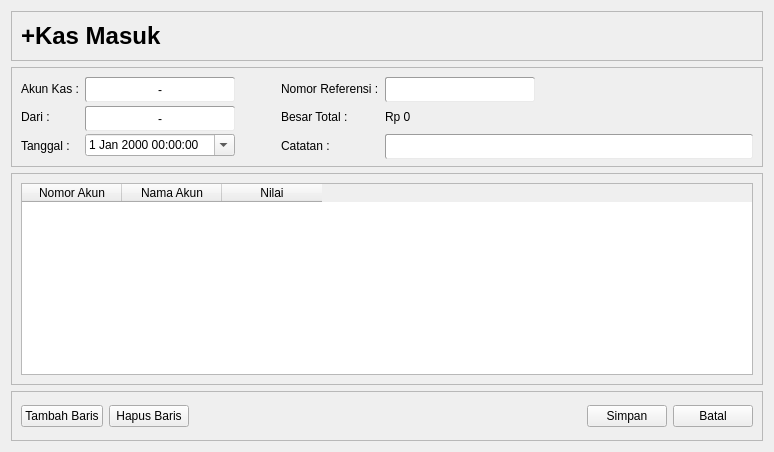
  <widget class="QWidget" name="st_KasMasuk_Tambah">
   <layout class="QVBoxLayout" name="ivl_KasMasuk_Tambah">
    <item>
     <widget class="QFrame" name="fr_KasMasuk_Tambah_T">
      <property name="sizePolicy">
       <sizepolicy hsizetype="Preferred" vsizetype="Preferred">
        <horstretch>0</horstretch>
        <verstretch>1</verstretch>
       </sizepolicy>
      </property>
      <property name="minimumSize">
       <size>
        <width>0</width>
        <height>50</height>
       </size>
      </property>
      <property name="maximumSize">
       <size>
        <width>16777215</width>
        <height>50</height>
       </size>
      </property>
      <property name="frameShape">
       <enum>QFrame::StyledPanel</enum>
      </property>
      <property name="frameShadow">
       <enum>QFrame::Raised</enum>
      </property>
      <layout class="QHBoxLayout" name="horizontalLayout">
       <item>
        <widget class="QLabel" name="lb_KasMasuk_Judul_2">
         <property name="sizePolicy">
          <sizepolicy hsizetype="Preferred" vsizetype="Preferred">
           <horstretch>0</horstretch>
           <verstretch>1</verstretch>
          </sizepolicy>
         </property>
         <property name="minimumSize">
          <size>
           <width>300</width>
           <height>0</height>
          </size>
         </property>
         <property name="maximumSize">
          <size>
           <width>300</width>
           <height>16777215</height>
          </size>
         </property>
         <property name="font">
          <font>
           <pointsize>18</pointsize>
           <weight>75</weight>
           <italic>false</italic>
           <bold>true</bold>
          </font>
         </property>
         <property name="text">
          <string>+Kas Masuk</string>
         </property>
        </widget>
       </item>
       <item>
        <spacer name="hs_KasMasuk">
         <property name="orientation">
          <enum>Qt::Horizontal</enum>
         </property>
         <property name="sizeHint" stdset="0">
          <size>
           <width>432</width>
           <height>20</height>
          </size>
         </property>
        </spacer>
       </item>
      </layout>
     </widget>
    </item>
    <item>
     <widget class="QFrame" name="fr_KasMasuk_Tambah_Form">
      <property name="sizePolicy">
       <sizepolicy hsizetype="Preferred" vsizetype="Preferred">
        <horstretch>1</horstretch>
        <verstretch>1</verstretch>
       </sizepolicy>
      </property>
      <property name="maximumSize">
       <size>
        <width>16777215</width>
        <height>100</height>
       </size>
      </property>
      <property name="styleSheet">
       <string notr="true">QLineEdit,QPushButton{border-style:inset;border-width:1px;border-radius:2px;border-color:rgb(156, 156, 156);background-color:#ffffff;min-height:23px;}</string>
      </property>
      <property name="frameShape">
       <enum>QFrame::StyledPanel</enum>
      </property>
      <property name="frameShadow">
       <enum>QFrame::Raised</enum>
      </property>
      <layout class="QGridLayout" name="gridLayout">
       <item row="3" column="0">
        <widget class="QLabel" name="lb_KasMasuk_Tambah_Form_Tanggal">
         <property name="text">
          <string>Tanggal :</string>
         </property>
        </widget>
       </item>
       <item row="2" column="2">
        <widget class="QPushButton" name="tb_KasMasuk_Tambah_Form_Penyetor">
         <property name="minimumSize">
          <size>
           <width>150</width>
           <height>25</height>
          </size>
         </property>
         <property name="maximumSize">
          <size>
           <width>150</width>
           <height>16777215</height>
          </size>
         </property>
         <property name="text">
          <string>-</string>
         </property>
        </widget>
       </item>
       <item row="2" column="6">
        <spacer name="hs_KasMasuk_Tambah_Form_2">
         <property name="orientation">
          <enum>Qt::Horizontal</enum>
         </property>
         <property name="sizeHint" stdset="0">
          <size>
           <width>40</width>
           <height>20</height>
          </size>
         </property>
        </spacer>
       </item>
       <item row="1" column="6">
        <spacer name="hs_KasMasuk_Tambah_Form">
         <property name="orientation">
          <enum>Qt::Horizontal</enum>
         </property>
         <property name="sizeHint" stdset="0">
          <size>
           <width>40</width>
           <height>20</height>
          </size>
         </property>
        </spacer>
       </item>
       <item row="1" column="2">
        <widget class="QPushButton" name="tb_KasMasuk_Tambah_Form_NoAkun">
         <property name="minimumSize">
          <size>
           <width>150</width>
           <height>25</height>
          </size>
         </property>
         <property name="maximumSize">
          <size>
           <width>150</width>
           <height>16777215</height>
          </size>
         </property>
         <property name="text">
          <string>-</string>
         </property>
        </widget>
       </item>
       <item row="3" column="5" colspan="2">
        <widget class="QLineEdit" name="le_KasMasuk_Tambah_Form_Catatan">
         <property name="sizePolicy">
          <sizepolicy hsizetype="Expanding" vsizetype="Maximum">
           <horstretch>1</horstretch>
           <verstretch>0</verstretch>
          </sizepolicy>
         </property>
         <property name="maximumSize">
          <size>
           <width>500</width>
           <height>16777215</height>
          </size>
         </property>
        </widget>
       </item>
       <item row="1" column="0">
        <widget class="QLabel" name="lb_KasMasuk_Tambah_Form_NoAkun">
         <property name="text">
          <string>Akun Kas :</string>
         </property>
        </widget>
       </item>
       <item row="2" column="0">
        <widget class="QLabel" name="lb_KasMasuk_Tambah_Form_Penyetor">
         <property name="text">
          <string>Dari :</string>
         </property>
        </widget>
       </item>
       <item row="2" column="5">
        <widget class="QLabel" name="lb_KasMasuk_Tambah_Form_Nilai">
         <property name="minimumSize">
          <size>
           <width>150</width>
           <height>0</height>
          </size>
         </property>
         <property name="maximumSize">
          <size>
           <width>150</width>
           <height>16777215</height>
          </size>
         </property>
         <property name="text">
          <string>Rp 0</string>
         </property>
        </widget>
       </item>
       <item row="2" column="4">
        <widget class="QLabel" name="lb_KasMasuk_Tambah_Form_LabelNilai">
         <property name="text">
          <string>Besar Total :</string>
         </property>
        </widget>
       </item>
       <item row="3" column="4">
        <widget class="QLabel" name="lb_KasMasuk_Tambah_Form_Catatan">
         <property name="text">
          <string>Catatan :</string>
         </property>
        </widget>
       </item>
       <item row="1" column="5">
        <widget class="QLineEdit" name="le_KasMasuk_Tambah_Form_Nomor">
         <property name="minimumSize">
          <size>
           <width>150</width>
           <height>25</height>
          </size>
         </property>
         <property name="maximumSize">
          <size>
           <width>150</width>
           <height>16777215</height>
          </size>
         </property>
        </widget>
       </item>
       <item row="1" column="4">
        <widget class="QLabel" name="lb_KasMasuk_Tambah_Form_Nomor">
         <property name="text">
          <string>Nomor Referensi :</string>
         </property>
        </widget>
       </item>
       <item row="2" column="3">
        <spacer name="hs_KasMasuk_Tambah_Form_3">
         <property name="orientation">
          <enum>Qt::Horizontal</enum>
         </property>
         <property name="sizeType">
          <enum>QSizePolicy::Maximum</enum>
         </property>
         <property name="sizeHint" stdset="0">
          <size>
           <width>40</width>
           <height>20</height>
          </size>
         </property>
        </spacer>
       </item>
       <item row="3" column="2">
        <widget class="QDateTimeEdit" name="dte_KasMasuk_Tambah_Form_Tanggal">
         <property name="calendarPopup">
          <bool>true</bool>
         </property>
        </widget>
       </item>
      </layout>
     </widget>
    </item>
    <item>
     <widget class="QFrame" name="fr_KasMasuk_Tambah_Content">
      <property name="sizePolicy">
       <sizepolicy hsizetype="Preferred" vsizetype="Preferred">
        <horstretch>0</horstretch>
        <verstretch>1</verstretch>
       </sizepolicy>
      </property>
      <property name="frameShape">
       <enum>QFrame::StyledPanel</enum>
      </property>
      <property name="frameShadow">
       <enum>QFrame::Raised</enum>
      </property>
      <layout class="QVBoxLayout" name="ivl_KasMasuk_Tambah_Content">
       <item>
        <widget class="QTableWidget" name="tbl_KasMasuk_Tambah">
         <column>
          <property name="text">
           <string>Nomor Akun</string>
          </property>
         </column>
         <column>
          <property name="text">
           <string>Nama Akun</string>
          </property>
         </column>
         <column>
          <property name="text">
           <string>Nilai</string>
          </property>
         </column>
        </widget>
       </item>
      </layout>
     </widget>
    </item>
    <item>
     <widget class="QFrame" name="fr_KasMasuk_Tambah_B">
      <property name="sizePolicy">
       <sizepolicy hsizetype="Preferred" vsizetype="Preferred">
        <horstretch>0</horstretch>
        <verstretch>1</verstretch>
       </sizepolicy>
      </property>
      <property name="minimumSize">
       <size>
        <width>0</width>
        <height>50</height>
       </size>
      </property>
      <property name="maximumSize">
       <size>
        <width>16777215</width>
        <height>50</height>
       </size>
      </property>
      <property name="frameShape">
       <enum>QFrame::StyledPanel</enum>
      </property>
      <property name="frameShadow">
       <enum>QFrame::Raised</enum>
      </property>
      <layout class="QHBoxLayout" name="ihl_KasMasuk_Tambah_B">
       <item>
        <widget class="QPushButton" name="tb_KasMasuk_Tambah_TambahBaris">
         <property name="text">
          <string>Tambah Baris</string>
         </property>
        </widget>
       </item>
       <item>
        <widget class="QPushButton" name="tb_KasMasuk_Tambah_HapusBaris">
         <property name="text">
          <string>Hapus Baris</string>
         </property>
        </widget>
       </item>
       <item>
        <spacer name="hs_KasMasuk_Tambah_B_HSraceto">
         <property name="orientation">
          <enum>Qt::Horizontal</enum>
         </property>
         <property name="sizeHint" stdset="0">
          <size>
           <width>374</width>
           <height>20</height>
          </size>
         </property>
        </spacer>
       </item>
       <item>
        <widget class="QPushButton" name="tb_KasMasuk_Tambah_Simpan">
         <property name="text">
          <string>Simpan</string>
         </property>
        </widget>
       </item>
       <item>
        <widget class="QPushButton" name="tb_KasMasuk_Tambah_Batal">
         <property name="text">
          <string>Batal</string>
         </property>
        </widget>
       </item>
      </layout>
     </widget>
    </item>
   </layout>
  </widget>
